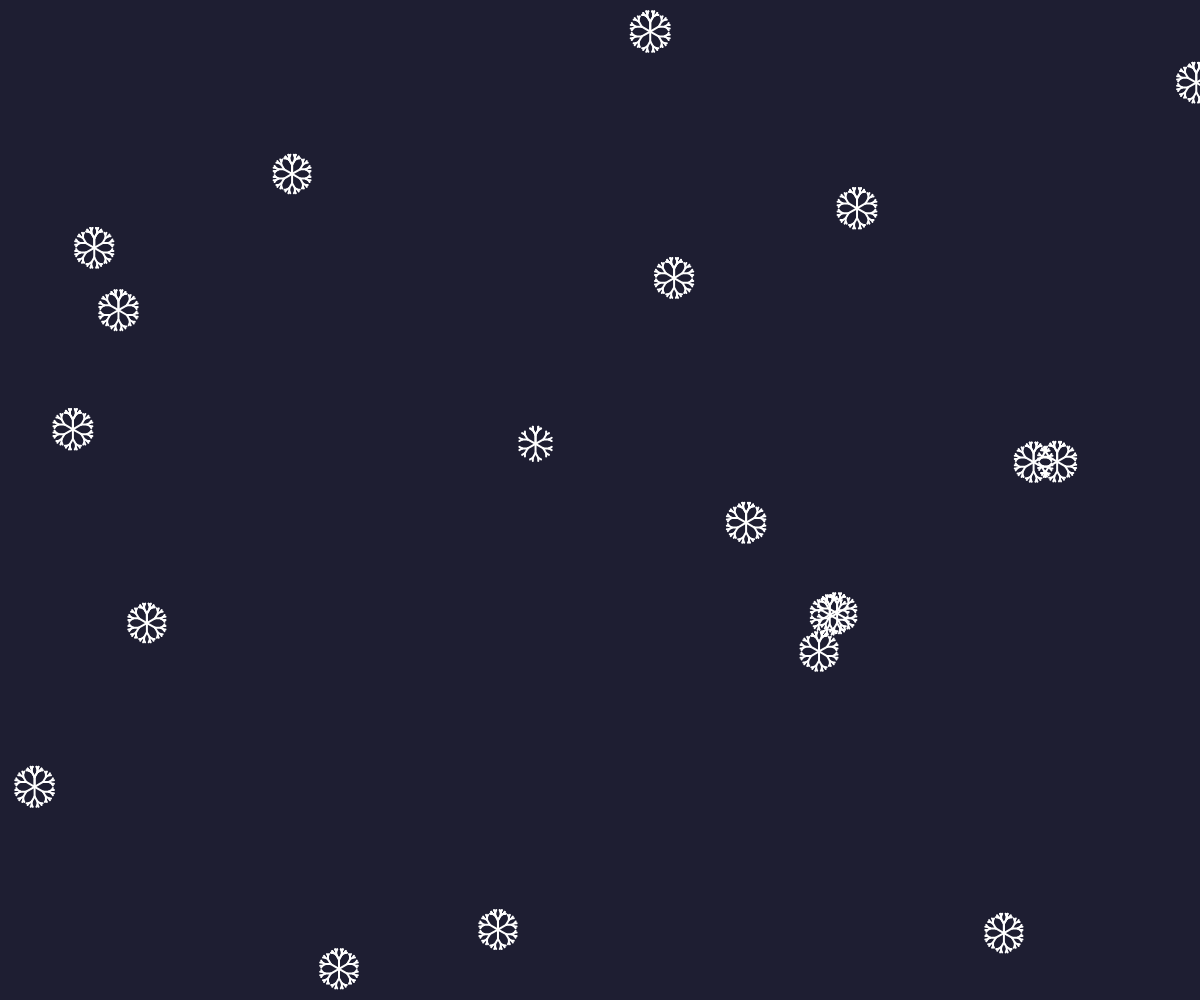
Frame 1 (no input)
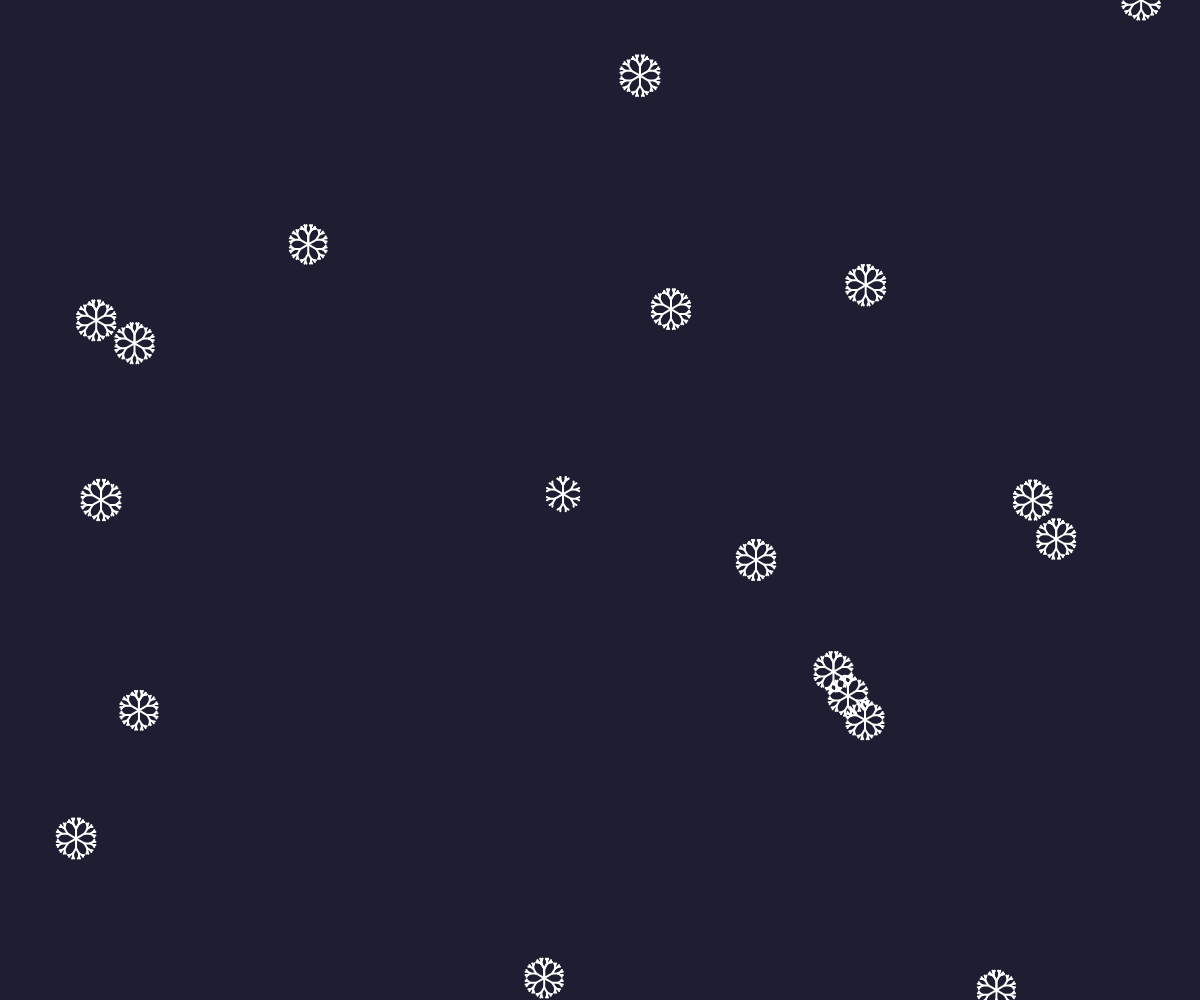
Frame 60 (no input)
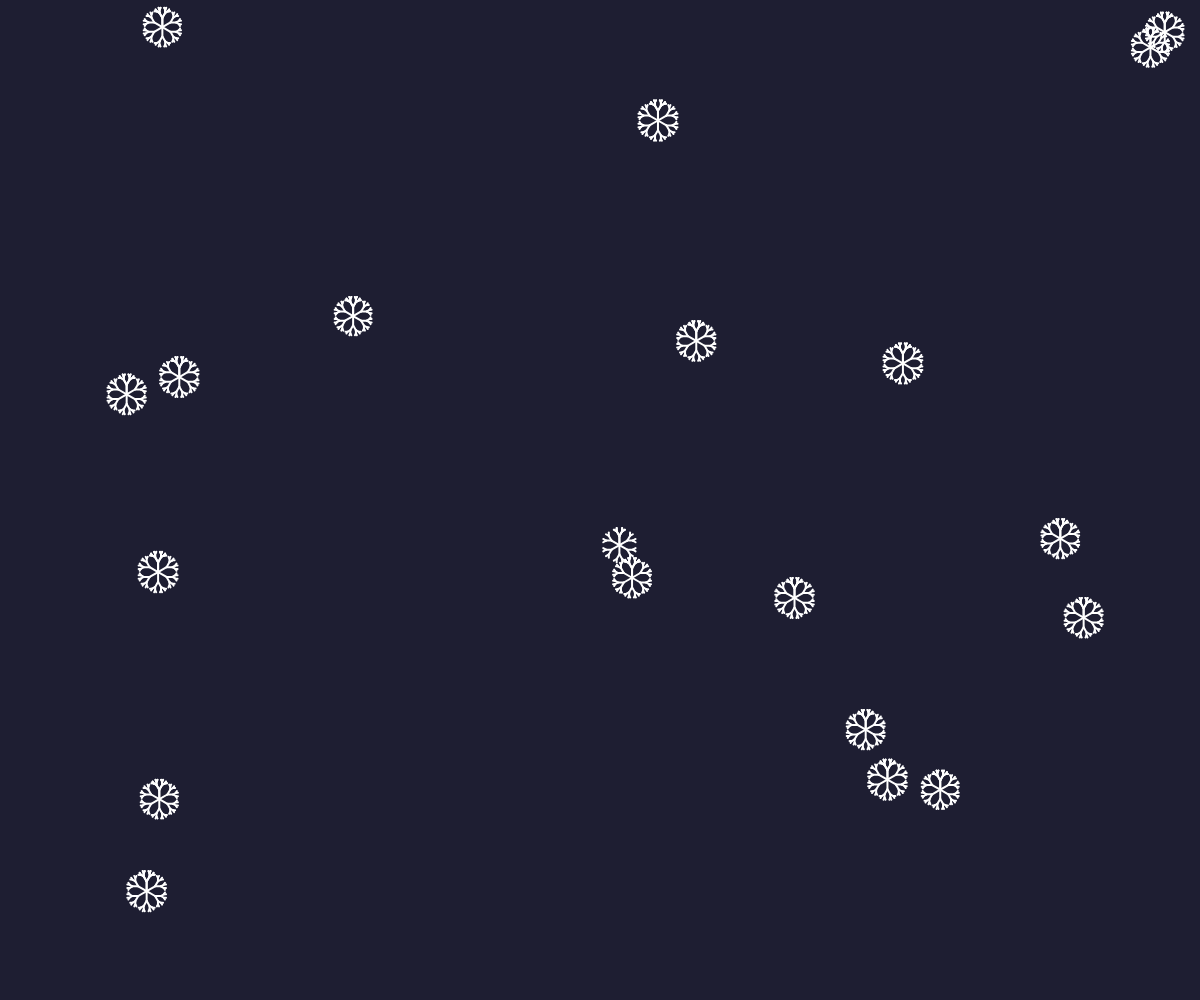
Frame 120 (the mouse pressed at the canvas centre since frame 60)

The p5.js sketch that drew these frames (run headless with seeded random() and noise() and a simulated clock; from frame 60 on, the mouse is pressed at the canvas centre):

// p5.js sketch
// ── sketch.js
// Array om alle sneeuwvlok objecten te bewaren
      let sneeuwvlokken = [];

      // Setup functie om het canvas te initialiseren en sneeuwvlokken te maken
      function setup() {
        createCanvas(windowWidth, windowHeight);
        // Maak 20 sneeuwvlokken op willekeurige posities
        for (let i = 0; i < 20; i++) {
          sneeuwvlokken.push(new Sneeuwvlok(random(width), random(height)));
        }
      }

      // Draw functie om de sneeuwvlokken op het canvas te tekenen
      function draw() {
        background(30, 30, 50); // Stel de achtergrondkleur in
        // Update en toon elke sneeuwvlok
        for (let vlok of sneeuwvlokken) {
          vlok.bewegen();
          vlok.tonen();
        }
      }

      // Functie om touch events te verwerken en sneeuwvlokken te laten ontsnappen van touch punten
      function touchMoved() {
        for (let vlok of sneeuwvlokken) {
          for (let t of touches) {
            vlok.ontsnap(t.x, t.y);
          }
        }
        return false; // Voorkom standaard touch gedrag
      }

      // Functie om meer sneeuwvlokken toe te voegen bij een muisklik
      function mousePressed() {
        sneeuwvlokken.push(new Sneeuwvlok(mouseX, mouseY));
      }

      // Klasse die een sneeuwvlok representeert
      class Sneeuwvlok {
        constructor(x, y) {
          this.x = x; // X positie
          this.y = y; // Y positie
          this.d = random(9, 10); // Diameter
          this.vx = random(-0.5, 0.5); // X snelheid
          this.vy = random(0.5, 1.5); // Y snelheid
          this.hue = random(360); // Kleurtoon
        }

        // Methode om de positie van de sneeuwvlok te updaten
        bewegen() {
          this.x += this.vx + sin(frameCount * 0.01); // Voeg wind effect toe
          this.y += this.vy;

          // Reset positie als de sneeuwvlok onderaan het canvas gaat
          if (this.y > height) {
            this.y = 0;
            this.x = random(width);
          }

          // Verander de kleurtoon over tijd
          this.hue = (this.hue + 0.5) % 360;
        }

        // Methode om de sneeuwvlok te laten ontsnappen van een touch punt
        ontsnap(tx, ty) {
          let d = dist(tx, ty, this.x, this.y);
          if (d < 50) {
            let angle = atan2(this.y - ty, this.x - tx);
            this.vx = cos(angle) * 2;
            this.vy = sin(angle) * 2;
          }
        }

        // Methode om de sneeuwvlok te tonen
        tonen() {
          push();
          translate(this.x, this.y);
          // Kleur en stijl van de sneeuwvlok
          stroke(color(`hsl(${this.hue}, 100%, 75%)`));
          strokeWeight(2);
          noFill();

          // Teken een sneeuwvlok met een fractale structuur
          for (let a = 0; a < TWO_PI; a += PI / 3) {
            push();
            rotate(a);
            this.tekenTak(0, 0, this.d);
            pop();
          }

          pop();
        }

        // Recursieve methode om een tak van de sneeuwvlok te tekenen
        tekenTak(x, y, lengte) {
          if (lengte < 2) return;

          line(x, y, x, y - lengte);
          let nieuweLengte = lengte * 0.6;

          push();
          translate(x, y - lengte);
          rotate(PI / 6);
          this.tekenTak(0, 0, nieuweLengte);
          pop();

          push();
          translate(x, y - lengte);
          rotate(-PI / 6);
          this.tekenTak(0, 0, nieuweLengte);
          pop();
        }
      }
